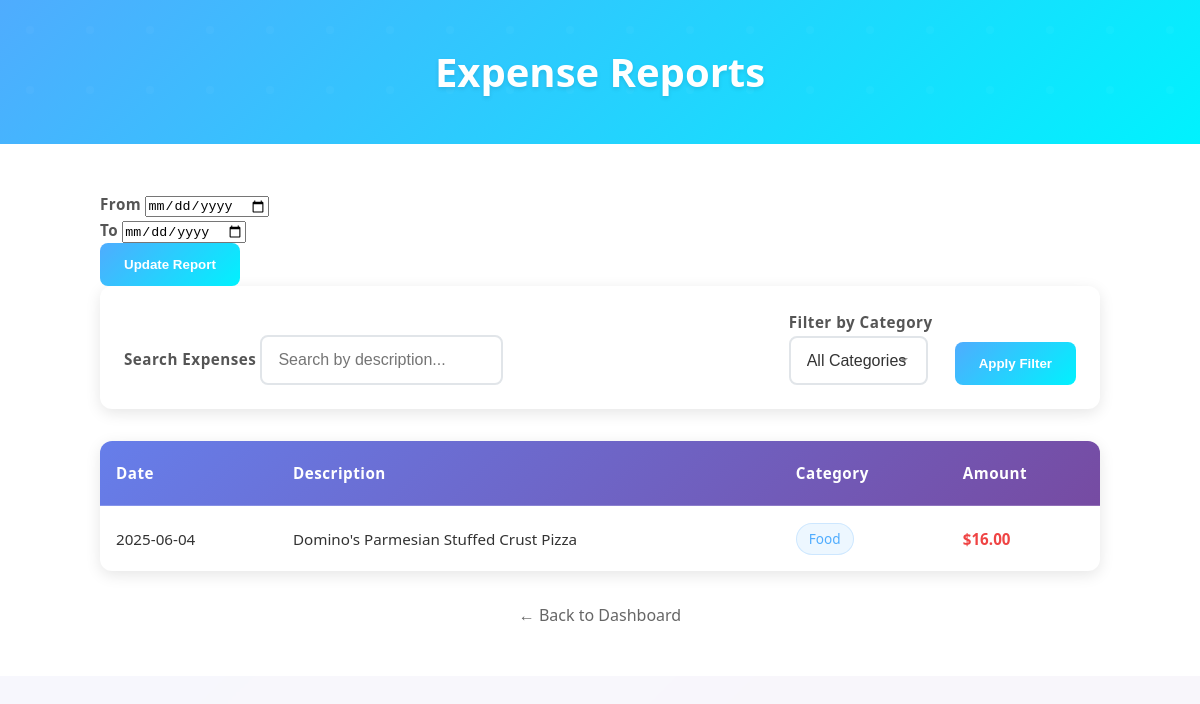
The page /reports on the database as committed earlier.
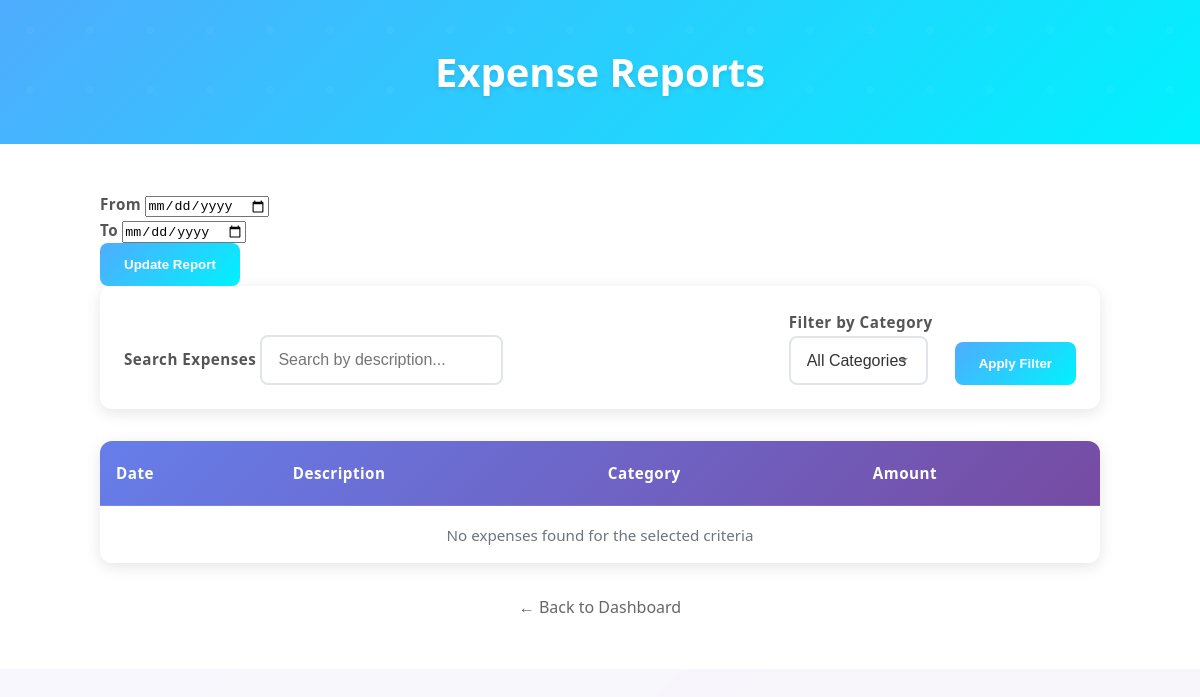
The same page on the database as committed later.
### tables this page shows
CREATE TABLE expenses (
    id INTEGER PRIMARY KEY,
    amount DECIMAL(10,2) NOT NULL,
    description TEXT NOT NULL,
    category_id INTEGER,
    expense_date DATE NOT NULL,
    created_at TIMESTAMP DEFAULT CURRENT_TIMESTAMP,
    FOREIGN KEY (category_id) REFERENCES categories(id)
);

CREATE TABLE categories (
    id INTEGER PRIMARY KEY,
    name TEXT NOT NULL
);

### app/app.py (the view)
@app.route('/reports')
def reports():
    data = db.get_db()
    error = None
    expenses = None
    if error is None:
        try:
            expenses = data.execute("SELECT * FROM expenses, categories WHERE category_id=categories.id ORDER BY expense_date DESC").fetchall()
            categories = data.execute("SELECT * FROM categories").fetchall()
        except:
            error = "Database error"
    flash(error)
    return render_template('reports.html', expenses=expenses, categories=categories)

### app/database.py (called while the page is built)
def get_db():
    if 'db' not in g:
        g.db = sqlite3.connect(
            current_app.config['DATABASE'],
            detect_types=sqlite3.PARSE_DECLTYPES
        )
        g.db.row_factory = sqlite3.Row
    return g.db

### app/templates/reports.html (shortened to what this page needs)
{% extends 'base.html' %}
{% block header %}
    <h1>{% block title %}Expense Reports{% endblock %}</h1>
{% endblock %}
{% block content %}
<div class="reports-container">
    <div class="reports-header">
        <div class="date-range-picker">
            <div class="date-input-group">
                <label for="start-date">From</label>
                <input type="date" id="start-date" name="start-date">
            </div>
            <div class="date-input-group">
                <label for="end-date">To</label>
                <input type="date" id="end-date" name="end-date">
            </div>
            <button class="btn-search">Update Report</button>
        </div>
    </div>
    <div class="search-filter-container">
        <div class="search-group">
            <label for="search">Search Expenses</label>
            <input type="text" class="form-control" id="search" placeholder="Search by description...">
        </div>
        <div class="filter-group">
            <label for="category-filter">Filter by Category</label>
            <select id="category-filter" class="form-control">
                <option value="">All Categories</option>
            </select>
        </div>
        <button class="btn-search">Apply Filter</button>
    </div>
    <div class="table-container">
        <table>
            <thead>
                <tr>
                    <th>Date</th>
                    <th>Description</th>
                    <th>Category</th>
                    <th>Amount</th>
                </tr>
            </thead>
            <tbody>
                {% if expenses %}
                    {% for expense in expenses %}
                    <tr>
                        <td>{{ expense.expense_date.strftime('%Y-%m-%d') if expense.expense_date else 'N/A' }}</td>
                        <td>{{ expense.description }}</td>
                        {% for category in categories %}
                            {% if category.id == expense.category_id %}
                            <td><span class="category-badge">{{ category.name }}</span></td>
                            {% endif %}
                        {% endfor %}
                        <td class="amount-negative">${{ "%.2f"|format(expense.amount) }}</td>
                    </tr>
                    {% endfor %}
                {% else %}
                    <tr>
                        <td colspan="4" class="text-center text-muted">
                            No expenses found for the selected criteria
                        </td>
                    </tr>
                {% endif %}
            </tbody>
        </table>
    </div>
    <div style="text-align: center; margin-top: 2rem;">
        <a href="{{ url_for('index') }}" style="color: #666; text-decoration: none;">
            ← Back to Dashboard
        </a>
    </div>
</div>
{% endblock %}

Rows that differ between the two databases and show on the page:
removed expenses: expense_date "2025-06-04", description "Domino's Parmesian Stuffed Crust Pizza", amount "16.00"
no longer on this page (row unchanged): categories: name "Food"
Other text that changed with them:
text now shown: "No expenses found for the selected criteria"
